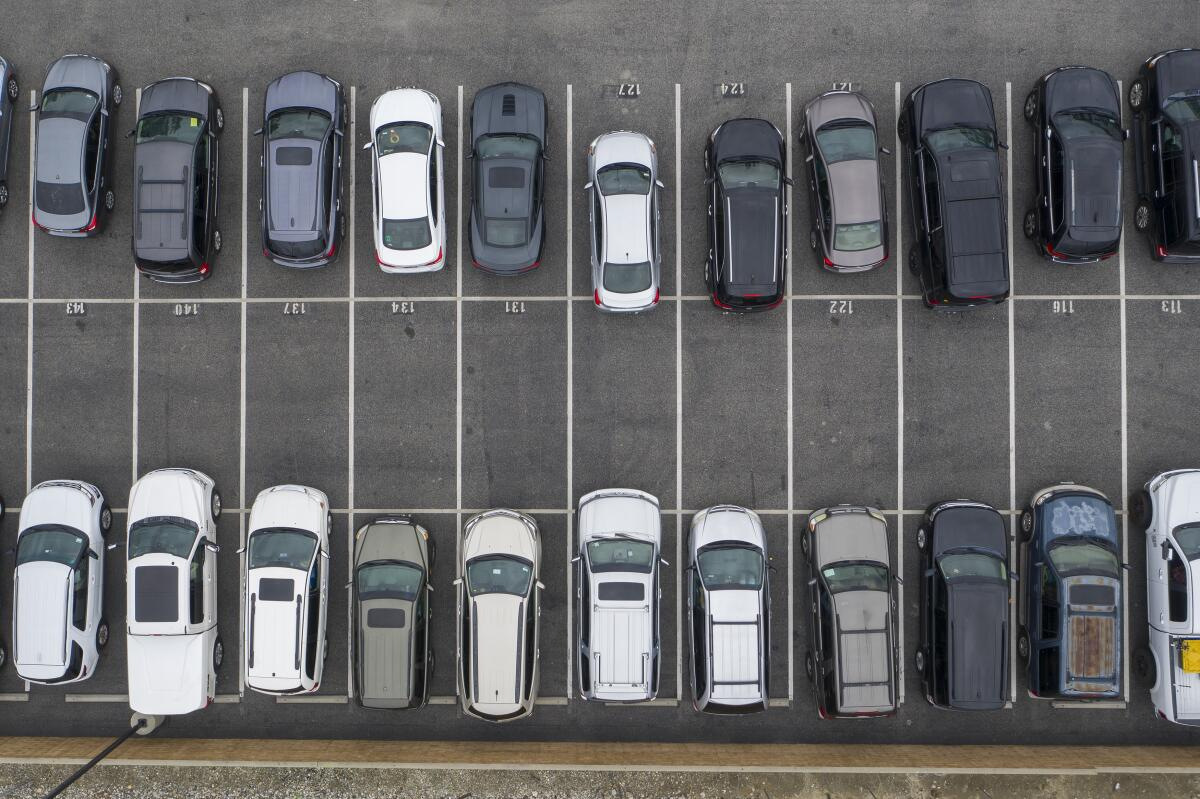
#> input picture 1.jpg, 1200 x 799 px
$ jupyter execute 'Laprak 4.ipynb'
#> lines starting #> are read from the running program, lines starting #| are printed output that depends on the picture
[cell 1]
import numpy as np
from skimage import io, color
import matplotlib.pyplot as plt

[cell 2]
image = io.imread('1.jpg') #membaca si gambar
#> image is the input picture: shape (799, 1200, 3); mean R, G, B 103, 103.1, 104.3

[cell 3]
hsv_image = color.rgb2hsv(image) #mengkonversi dari rgb ke hsv
#> hsv_image: shape (799, 1200, 3) float64; mean of channels 0, 1, 2 0.391, 0.0828, 0.422

[cell 4]
hue_hist, hue_bins = np.histogram(hsv_image[:, :, 0], bins=256, range=(0, 1)) #untuk ekstrasi misal si histogran salurannya hue
#> hue_hist = 256 values, max 246111 at index 0, min 0 at index 9, mean 3745.3; hue_bins = 257 values from 0 to 1

[cell 5]
#bagian untuk menampilkan hasil ekstraksinya
fig, axes = plt.subplots(1, 2, figsize=(12, 6))
axes[0].imshow(image)
axes[0].set_title('Gambar Asli')
axes[0].axis('off')

axes[1].imshow(hsv_image)
axes[1].set_title('Gambar HSV')
axes[1].axis('off')

plt.show()
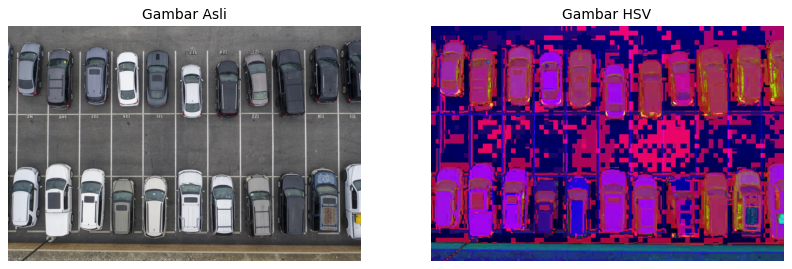
#> figure drawn by matplotlib, 2 panels
#gak pake plt.show() pun gapapa
